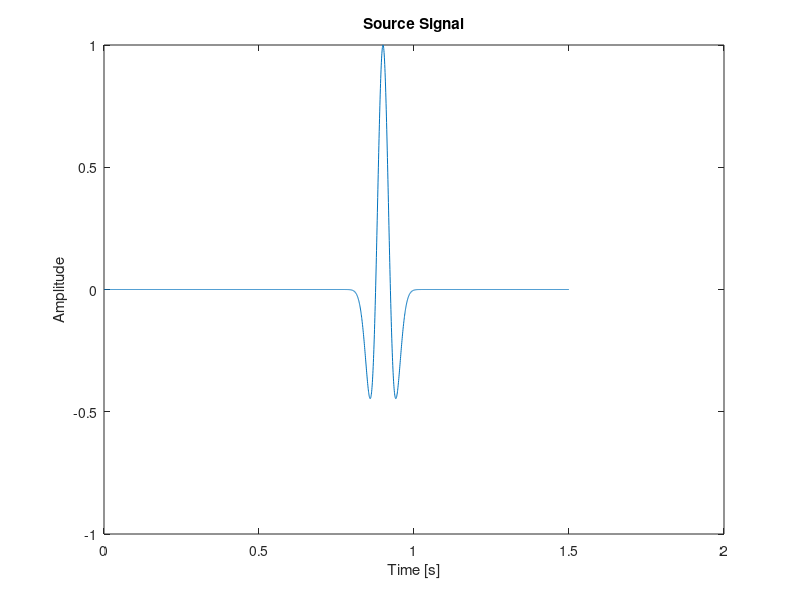
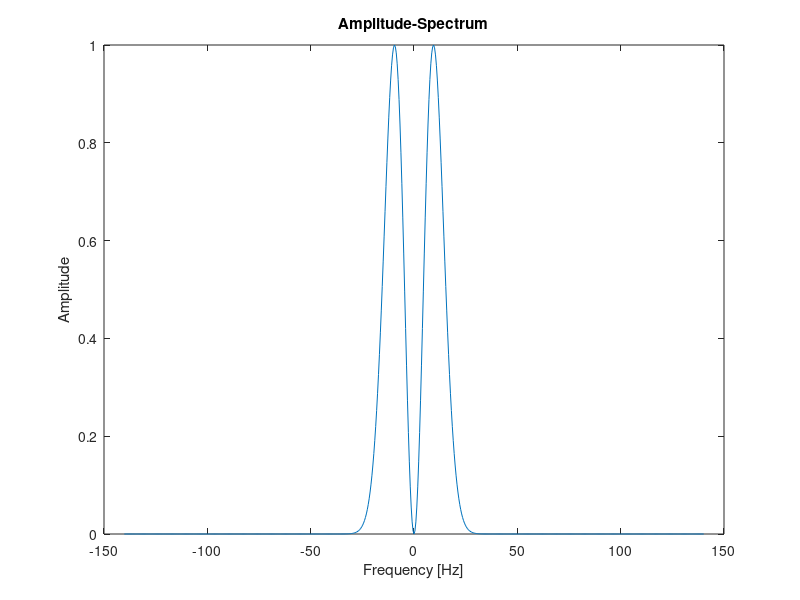
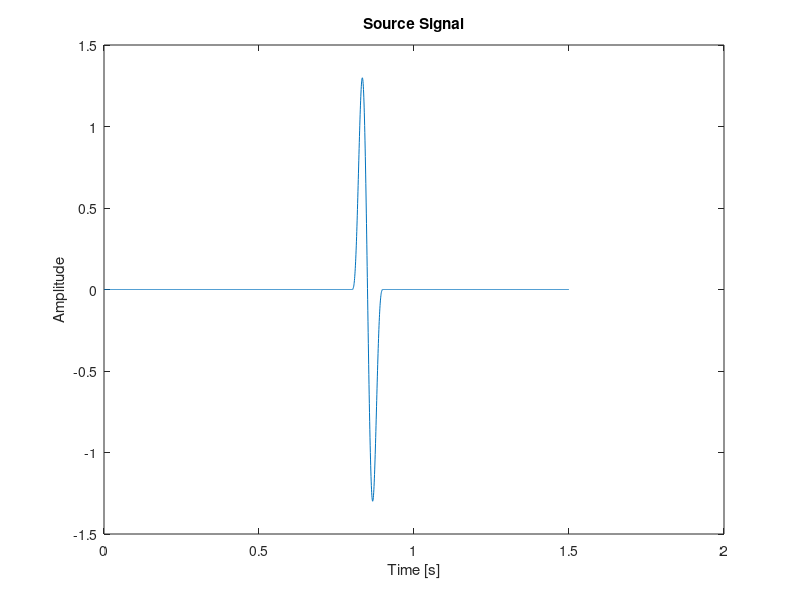
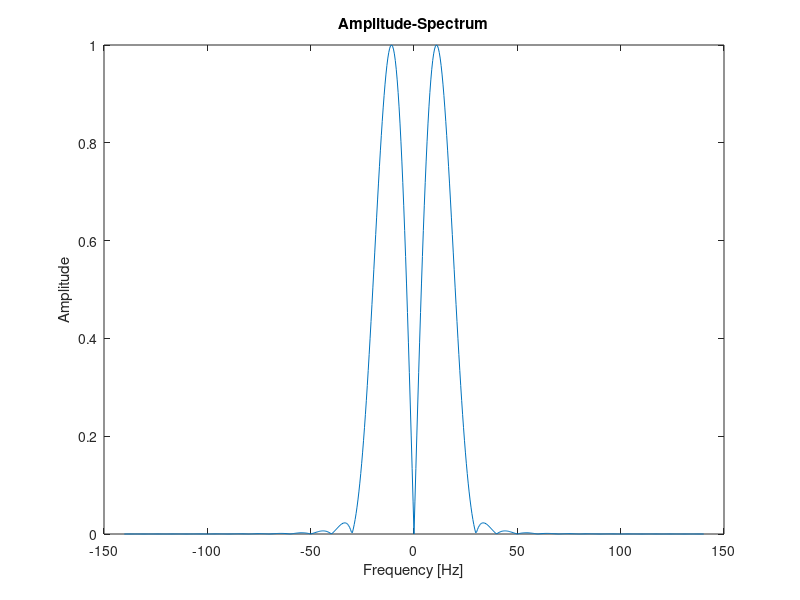

MATLAB code for these plots, in order:
% Matlab script for the computation of the fdmpi source signal
%
% Daniel Koehn
% Freiberg, 6th of August 2008

close all;
clear;
clc;

% choose wavelet type
% 1 = Ricker wavelet (as in fdmpi)
% 2 = Fuchs-Mueller wavelet
% 3 = SINE^3 wavelet
% 4 = Ricker wavelet (from H. Ryan, "Ricker, Ormsby, Klauder, Butterworth - A Choice of Wavelets", CSEG Recorder, Sep. 1994)
% 5 = Ormsby wavelet
% 6 = Klauder wavelet

for wavelet = 1:6
    
    % Define Parameters from fdmpi input file
    dt = 5.4e-4;    % timestep [s]
    T1 = 0.0;      % first temporal sample point [s]
    T2 = 1.5;     % time of wave propagation [s]
    fc = 10.0;    % center frequency of the source wavelet [Hz]
    tshift = 0.8; % time shift of the source signal
    amp = 1.0;    % amplitude of the source signal
    
    % some internal parameters
    tsour=1/fc;      % source length [s]
    t=[T1:dt:T2];    % define time
    n=length(t);     % number of samples
    lsour=tsour/dt;  % length of the source wavelet [sample points]
    
    % plotting parameters for the amplitude spectrum
    % plot frequencies between f1 and f2 Hz
    fp1=-140.0;
    fp2=140.0;
    
    % parameters for the Ormsby wavelet
    fo1 = 5;
    fo2 = 10;
    fo3 = 40;
    fo4 = 45;
    
    % parameters for the Klauder wavelet
    fk1 = 10;
    fk2 = 40;
    Tk = 6.0;
    
    % calculate source signal for fdmpi
    
    if (wavelet==1)
        % RICKER-SIGNAL:
        t0=tsour;
        T0=tsour*1.5;
        tau=pi.*(t-t0-tshift)/T0;
        ft=(1.0-4.0*tau.*tau).*exp(-2*tau.*tau);
    end
    
    if (wavelet==2)
        % FUCHS-MUELLER-SIGNAL
        w1=2*pi.*fc;
        
        for ii=1:n
            
            ft(ii)=sin(w1.*(t(ii)-tshift))-0.5*sin(2*w1*(t(ii)-tshift));
            
            if((t(ii)<tshift)||(t(ii)>(tshift+tsour)))
                ft(ii) = 0.0;
            end
            
        end
    end
    
    if (wavelet==3)
        % SINE^3-SIGNAL
        
        for ii=1:n
            
            ft(ii)=(0.75.*pi.*fc).*(sin(pi.*(t(ii)+tshift).*fc)).^3.0;
            if((t(ii)<tshift)||(t(ii)>(tshift+tsour)))
                ft(ii) = 0.0;
            end
            
        end
    end
    
    if (wavelet==4)
        % RICKER-SIGNAL (modified):
        tau=pi.*(t-tshift).*fc;
        ft=(1.0-2.0*tau.*tau).*exp(-2*tau.*tau);
    end
    
    if (wavelet==5)
        % ORMSBY-SIGNAL:
        tau1 = ((pi.*fo4).^2)./((pi.*fo4)-pi.*fo3);
        tau2 = ((pi.*fo3).^2)./((pi.*fo4)-pi.*fo3);
        tau3 = ((pi.*fo2).^2)./((pi.*fo2)-pi.*fo1);
        tau4 = ((pi.*fo1).^2)./((pi.*fo2)-pi.*fo1);
        
        % find sample point at which t-tshift is a minimum
        ts = abs(t-tshift);
        [minshift,ishift] = min(ts);
        
        % calculate sinc function
        x = fo4.*(t-tshift);
        sinc1 = sin(pi.*x)./(pi.*x);
        sinc1(ishift) = 1.0;
        
        x = fo3.*(t-tshift);
        sinc2 = sin(pi.*x)./(pi.*x);
        sinc2(ishift) = 1.0;
        
        x = fo2.*(t-tshift);
        sinc3 = sin(pi.*x)./(pi.*x);
        sinc3(ishift) = 1.0;
        
        x = fo1.*(t-tshift);
        sinc4 = sin(pi.*x)./(pi.*x);
        sinc4(ishift) = 1.0;
        
        % calculate Ormsby signal
        ft = ((tau1 .* sinc1.^2) - (tau2 .* sinc2.^2)) - ((tau3 .* sinc3.^2) - (tau4 .* sinc4.^2))
        
        ft = ft ./max(ft);
        
    end
    
    if (wavelet==6)
        % KLAUDER-SIGNAL:
        k = (fk2-fk1)./Tk;
        f0 = (fk2+fk1)./2.0;
        ft = real((sin(pi.*k.*(t-tshift).*(Tk-(t-tshift)))./(pi.*k.*(t-tshift))).*exp(2.*pi.*1j.*f0.*(t-tshift)));
        ft = ft ./max(ft);
    end
    
    ft=amp.*ft;
    
    % Plot of the source signal in the time domain
    figure;
    plot(t,ft)
    title(['Source Signal']);
    xlabel('Time [s]');
    ylabel('Amplitude');
    
    fnyq=1/(2*dt);
    nfft=2^nextpow2(length(ft));
    
    %FFT
    y=fftshift(fft(ft,nfft));
    amp=abs(y);
    amp=amp/max(amp);
    f=fnyq*(-nfft/2:nfft/2-1)/(nfft/2);
    
    nn1=round((nfft/2+1)+(fp1/fnyq)*nfft/2);
    nn2=round((nfft/2+1)+(fp2/fnyq)*nfft/2);
    
    % Plot of the source signal in the frequency domain
    figure;
    plot(f(nn1:nn2),amp(nn1:nn2))
    title('Amplitude-Spectrum')
    xlabel('Frequency [Hz]')
    ylabel('Amplitude');
    
end